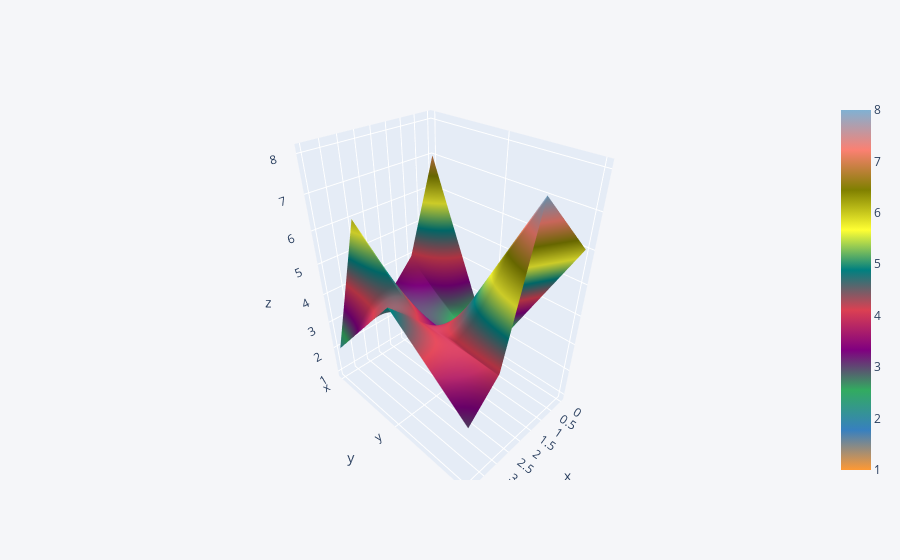

Write notebook code for a chart like this one.
### Code cell
df3.iplot(kind='surface')

### Figure 1 — Plotly figure (JSON) as saved in the notebook; plotly's stock layout.template omitted (floating-point values rounded to 4 significant figures)
{"data": [{"colorscale": [[0, "rgb(255, 153, 51)"], [0.1111, "rgb(55, 128, 191)"], [0.2222, "rgb(50, 171, 96)"], [0.3333, "rgb(128, 0, 128)"], [0.4444, "rgb(219, 64, 82)"], [0.5556, "rgb(0, 128, 128)"], [0.6667, "rgb(255, 255, 51)"], [0.7778, "rgb(128, 128, 0)"], [0.8889, "rgb(251, 128, 114)"], [1, "rgb(128, 177, 211)"]], "type": "surface", "x": [0, 1, 2, 3, 4], "y": ["x", "y", "z"], "z": [[7, 4, 3, 6, 2], [1, 2, 3, 4, 5], [6, 7, 8, 4, 3]]}], "layout": {"legend": {"bgcolor": "#F5F6F9", "font": {"color": "#4D5663"}}, "paper_bgcolor": "#F5F6F9", "plot_bgcolor": "#F5F6F9", "title": {"font": {"color": "#4D5663"}}, "xaxis": {"gridcolor": "#E1E5ED", "showgrid": true, "tickfont": {"color": "#4D5663"}, "title": {"font": {"color": "#4D5663"}, "text": ""}, "zerolinecolor": "#E1E5ED"}, "yaxis": {"gridcolor": "#E1E5ED", "showgrid": true, "tickfont": {"color": "#4D5663"}, "title": {"font": {"color": "#4D5663"}, "text": ""}, "zerolinecolor": "#E1E5ED"}}}
